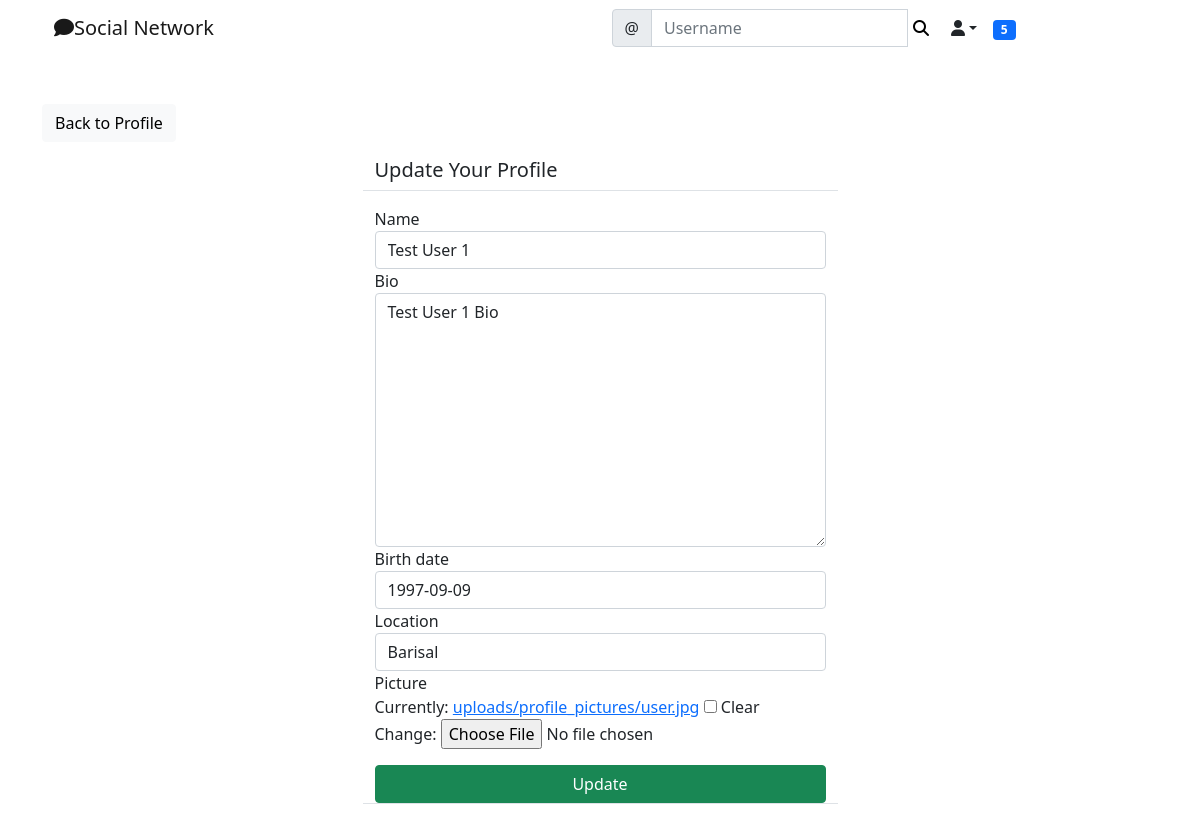
The app's page /social/profile/edit/4/ (signed in) with its own data.
### social/models.py (models this page shows, shortened)
class UserProfile(models.Model):
	user = models.OneToOneField(User, primary_key=True, verbose_name='user', related_name='profile', on_delete=models.CASCADE)
	name = models.CharField(max_length=30, blank=True, null=True)
	bio = models.TextField(max_length=500, blank=True, null=True)
	birth_date = models.DateField(null=True, blank=True)
	location = models.CharField(max_length=30, blank=True, null=True)
	picture = models.ImageField(upload_to='uploads/profile_pictures', default='uploads/profile_pictures/default.png', blank=True)
	followers = models.ManyToManyField(User, blank=True, related_name='follower')

### social/views.py (the view, shortened to what this page needs)
# urls.py: path('profile/edit/<int:pk>/', ProfileEditView.as_view(), name='profile-edit'),
class ProfileEditView(LoginRequiredMixin, UserPassesTestMixin,  UpdateView):
	model = UserProfile
	fields = ['name', 'bio', 'birth_date', 'location', 'picture']
	template_name = 'social/profile_edit.html'
	def test_func(self):
		profile = self.get_object()
		return self.request.user == profile.user

### landing/templatetags/custom_tags.py (called while the page is built)
@register.inclusion_tag('social/show_notifications.html', takes_context=True)
def show_notifications(context):
	request_user = context['request'].user
	notifications = Notification.objects.filter(to_user=request_user).exclude(user_has_seen=True).order_by('-date')
	return{'notifications':notifications}

### social/templates/social/profile_edit.html (shortened to what this page needs)
{% extends 'landing/base.html' %}
{% load crispy_forms_tags %}
{% block content %}
<div class="container">
	<div class="row mt-5">
		<div class="col-md-5 col-sm-6">
			<a href="{% url 'profile' object.pk %}" class="btn btn-light">Back to Profile</a>
		</div>
	</div>
	<div class="row justify-content-center mt-3">
		<div class="col-md-5 col-sm-12 border-bottom">
			<h5>Update Your Profile</h5>
		</div>
	</div>
	<div class="row justify-content-center mt-3 mb-5">
		<div class="col-md-5 col-sm-12 border-bottom">
			<form method="POST" enctype="multipart/form-data">
				{{ form | crispy }}
				<div class="d-grid gap-2">
					<button class="btn btn-success mt-3">
						Update
					</button>
				</div>
			</form>
		</div>
	</div>
</div>
{% endblock content %}

### records on screen
UserProfile: name "Test User 1", bio "Test User 1 Bio", birth_date "1997-09-09", location "Barisal"

### other values on screen
{{ notifications.count }} "5"
